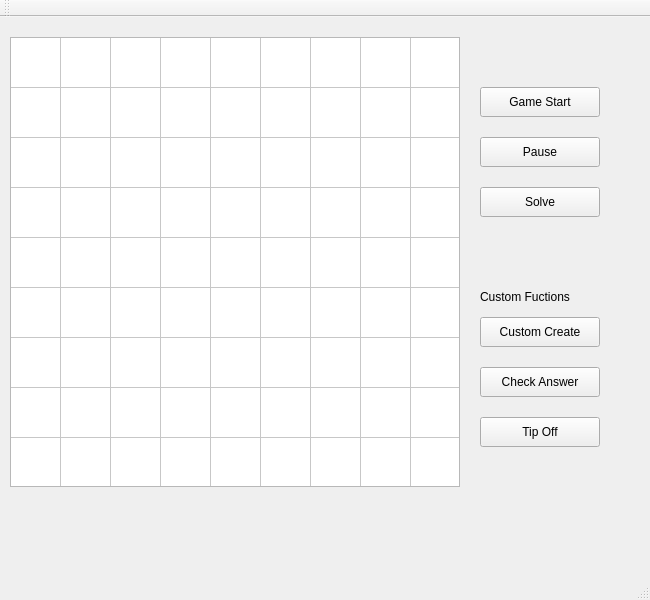
<?xml version="1.0" encoding="UTF-8"?>
<ui version="4.0">
 <class>MainWindow</class>
 <widget class="QMainWindow" name="MainWindow">
  <property name="geometry">
   <rect>
    <x>0</x>
    <y>0</y>
    <width>650</width>
    <height>600</height>
   </rect>
  </property>
  <property name="windowTitle">
   <string>MainWindow</string>
  </property>
  <widget class="QWidget" name="centralWidget">
   <widget class="QTableWidget" name="tableWidget">
    <property name="geometry">
     <rect>
      <x>10</x>
      <y>20</y>
      <width>450</width>
      <height>450</height>
     </rect>
    </property>
    <property name="minimumSize">
     <size>
      <width>450</width>
      <height>450</height>
     </size>
    </property>
    <property name="maximumSize">
     <size>
      <width>450</width>
      <height>450</height>
     </size>
    </property>
    <property name="palette">
     <palette>
      <active>
       <colorrole role="Text">
        <brush brushstyle="SolidPattern">
         <color alpha="255">
          <red>46</red>
          <green>52</green>
          <blue>54</blue>
         </color>
        </brush>
       </colorrole>
       <colorrole role="BrightText">
        <brush brushstyle="SolidPattern">
         <color alpha="255">
          <red>255</red>
          <green>255</green>
          <blue>255</blue>
         </color>
        </brush>
       </colorrole>
       <colorrole role="HighlightedText">
        <brush brushstyle="SolidPattern">
         <color alpha="255">
          <red>255</red>
          <green>255</green>
          <blue>255</blue>
         </color>
        </brush>
       </colorrole>
      </active>
      <inactive>
       <colorrole role="Text">
        <brush brushstyle="SolidPattern">
         <color alpha="255">
          <red>46</red>
          <green>52</green>
          <blue>54</blue>
         </color>
        </brush>
       </colorrole>
       <colorrole role="BrightText">
        <brush brushstyle="SolidPattern">
         <color alpha="255">
          <red>255</red>
          <green>255</green>
          <blue>255</blue>
         </color>
        </brush>
       </colorrole>
       <colorrole role="HighlightedText">
        <brush brushstyle="SolidPattern">
         <color alpha="255">
          <red>255</red>
          <green>255</green>
          <blue>255</blue>
         </color>
        </brush>
       </colorrole>
      </inactive>
      <disabled>
       <colorrole role="Text">
        <brush brushstyle="SolidPattern">
         <color alpha="96">
          <red>164</red>
          <green>166</green>
          <blue>168</blue>
         </color>
        </brush>
       </colorrole>
       <colorrole role="BrightText">
        <brush brushstyle="SolidPattern">
         <color alpha="255">
          <red>255</red>
          <green>255</green>
          <blue>255</blue>
         </color>
        </brush>
       </colorrole>
       <colorrole role="HighlightedText">
        <brush brushstyle="SolidPattern">
         <color alpha="255">
          <red>255</red>
          <green>255</green>
          <blue>255</blue>
         </color>
        </brush>
       </colorrole>
      </disabled>
     </palette>
    </property>
    <property name="font">
     <font>
      <pointsize>25</pointsize>
     </font>
    </property>
    <property name="focusPolicy">
     <enum>Qt::StrongFocus</enum>
    </property>
    <property name="layoutDirection">
     <enum>Qt::LeftToRight</enum>
    </property>
    <property name="autoFillBackground">
     <bool>false</bool>
    </property>
    <property name="verticalScrollBarPolicy">
     <enum>Qt::ScrollBarAlwaysOff</enum>
    </property>
    <property name="horizontalScrollBarPolicy">
     <enum>Qt::ScrollBarAlwaysOff</enum>
    </property>
    <property name="editTriggers">
     <set>QAbstractItemView::AnyKeyPressed|QAbstractItemView::CurrentChanged|QAbstractItemView::SelectedClicked</set>
    </property>
    <property name="dragDropOverwriteMode">
     <bool>true</bool>
    </property>
    <property name="selectionMode">
     <enum>QAbstractItemView::SingleSelection</enum>
    </property>
    <property name="wordWrap">
     <bool>true</bool>
    </property>
    <attribute name="horizontalHeaderVisible">
     <bool>false</bool>
    </attribute>
    <attribute name="horizontalHeaderDefaultSectionSize">
     <number>50</number>
    </attribute>
    <attribute name="horizontalHeaderMinimumSectionSize">
     <number>50</number>
    </attribute>
    <attribute name="verticalHeaderVisible">
     <bool>false</bool>
    </attribute>
    <attribute name="verticalHeaderDefaultSectionSize">
     <number>50</number>
    </attribute>
    <attribute name="verticalHeaderMinimumSectionSize">
     <number>50</number>
    </attribute>
    <row>
     <property name="text">
      <string>新增列</string>
     </property>
    </row>
    <row>
     <property name="text">
      <string/>
     </property>
    </row>
    <row>
     <property name="text">
      <string/>
     </property>
    </row>
    <row>
     <property name="text">
      <string/>
     </property>
    </row>
    <row>
     <property name="text">
      <string/>
     </property>
    </row>
    <row>
     <property name="text">
      <string/>
     </property>
    </row>
    <row>
     <property name="text">
      <string/>
     </property>
    </row>
    <row>
     <property name="text">
      <string/>
     </property>
    </row>
    <row>
     <property name="text">
      <string/>
     </property>
    </row>
    <column>
     <property name="text">
      <string>新增欄位</string>
     </property>
    </column>
    <column>
     <property name="text">
      <string/>
     </property>
    </column>
    <column>
     <property name="text">
      <string/>
     </property>
    </column>
    <column>
     <property name="text">
      <string/>
     </property>
    </column>
    <column>
     <property name="text">
      <string/>
     </property>
    </column>
    <column>
     <property name="text">
      <string/>
     </property>
    </column>
    <column>
     <property name="text">
      <string/>
     </property>
    </column>
    <column>
     <property name="text">
      <string/>
     </property>
    </column>
    <column>
     <property name="text">
      <string/>
     </property>
    </column>
   </widget>
   <widget class="QPushButton" name="pushButton">
    <property name="geometry">
     <rect>
      <x>480</x>
      <y>70</y>
      <width>120</width>
      <height>30</height>
     </rect>
    </property>
    <property name="text">
     <string>Game Start</string>
    </property>
   </widget>
   <widget class="QPushButton" name="pushButton_2">
    <property name="geometry">
     <rect>
      <x>480</x>
      <y>120</y>
      <width>120</width>
      <height>30</height>
     </rect>
    </property>
    <property name="text">
     <string>Pause</string>
    </property>
   </widget>
   <widget class="QLabel" name="label">
    <property name="geometry">
     <rect>
      <x>10</x>
      <y>480</y>
      <width>630</width>
      <height>41</height>
     </rect>
    </property>
    <property name="font">
     <font>
      <pointsize>22</pointsize>
     </font>
    </property>
    <property name="text">
     <string/>
    </property>
   </widget>
   <widget class="QPushButton" name="pushButton_3">
    <property name="geometry">
     <rect>
      <x>480</x>
      <y>170</y>
      <width>120</width>
      <height>30</height>
     </rect>
    </property>
    <property name="text">
     <string>Solve</string>
    </property>
   </widget>
   <widget class="QPushButton" name="pushButton_4">
    <property name="geometry">
     <rect>
      <x>480</x>
      <y>300</y>
      <width>120</width>
      <height>30</height>
     </rect>
    </property>
    <property name="text">
     <string>Custom Create</string>
    </property>
   </widget>
   <widget class="QLabel" name="label_2">
    <property name="geometry">
     <rect>
      <x>480</x>
      <y>270</y>
      <width>120</width>
      <height>20</height>
     </rect>
    </property>
    <property name="text">
     <string>Custom Fuctions</string>
    </property>
   </widget>
   <widget class="QPushButton" name="pushButton_5">
    <property name="geometry">
     <rect>
      <x>480</x>
      <y>350</y>
      <width>120</width>
      <height>30</height>
     </rect>
    </property>
    <property name="text">
     <string>Check Answer</string>
    </property>
   </widget>
   <widget class="QPushButton" name="pushButton_6">
    <property name="geometry">
     <rect>
      <x>480</x>
      <y>400</y>
      <width>120</width>
      <height>30</height>
     </rect>
    </property>
    <property name="text">
     <string>Tip Off</string>
    </property>
   </widget>
   <widget class="QLabel" name="label_3">
    <property name="geometry">
     <rect>
      <x>480</x>
      <y>20</y>
      <width>121</width>
      <height>31</height>
     </rect>
    </property>
    <property name="font">
     <font>
      <pointsize>23</pointsize>
     </font>
    </property>
    <property name="text">
     <string/>
    </property>
   </widget>
  </widget>
  <widget class="QMenuBar" name="menuBar">
   <property name="geometry">
    <rect>
     <x>0</x>
     <y>0</y>
     <width>650</width>
     <height>28</height>
    </rect>
   </property>
  </widget>
  <widget class="QToolBar" name="mainToolBar">
   <attribute name="toolBarArea">
    <enum>TopToolBarArea</enum>
   </attribute>
   <attribute name="toolBarBreak">
    <bool>false</bool>
   </attribute>
  </widget>
  <widget class="QStatusBar" name="statusBar"/>
 </widget>
 <layoutdefault spacing="6" margin="11"/>
 <resources/>
 <connections/>
</ui>
